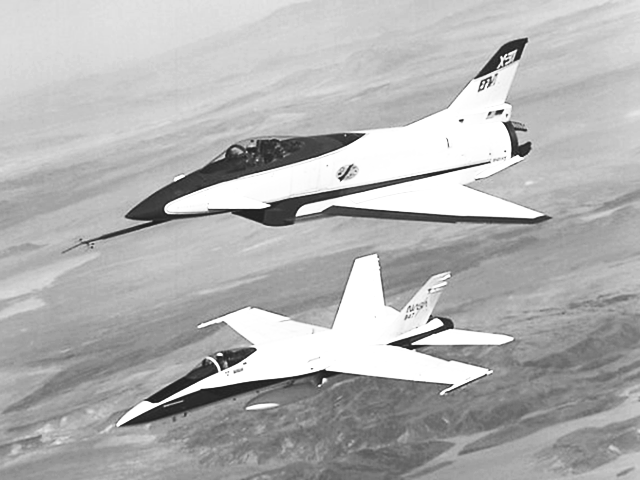
#> input picture Imagens/aviaoAltoContraste.tif, 640 x 480 px
$ python histograma.py
#> lines starting #> are read from the running program, lines starting #| are printed output that depends on the picture
import cv2 #opencv
from matplotlib import pyplot as plt
from pathlib import Path

caminhoDiretorio = Path('Imagens')

nomeImagens = ['aviaoAltoContraste.tif','aviaoBaixoContraste.tif','aviaoClara.tif','aviaoEscuro.tif']
nomeJanelas = ['Alto contraste','Baixo contraste','Imagem clara','Imagem escura']
imagem = []

for n in range(0,len(nomeJanelas)):
    imagem.append(cv2.imread(str(caminhoDiretorio / nomeImagens[n])))

# Calculate histogram with mask and without mask
# Check third argument for mask
histAlto =   cv2.calcHist(imagem[0],[0],None,[256],[0,255])
histBaixo =  cv2.calcHist(imagem[1],[0],None,[256],[0,255])
histClara =  cv2.calcHist(imagem[2],[0],None,[256],[0,255])
histEscura = cv2.calcHist(imagem[3],[0],None,[256],[0,255])
plt.subplot(241, title = 'Alto contraste'), plt.imshow(imagem[0], 'gray')
plt.subplot(242, title = 'Baixo contraste'), plt.imshow(imagem[1], 'gray')
plt.subplot(243, title = 'Imagem clara'), plt.imshow(imagem[2], 'gray')
plt.subplot(244, title = 'Imagem escura'), plt.imshow(imagem[3], 'gray')
plt.subplot(245, title = 'Hist. alto contraste'), plt.plot(histAlto)
plt.subplot(246, title = 'Hist. baixo contraste'), plt.plot(histBaixo)
plt.subplot(247, title = 'Hist. imagem clara'), plt.plot(histClara)
plt.subplot(248, title = 'Hist. imagem escura'), plt.plot(histEscura)
plt.show()
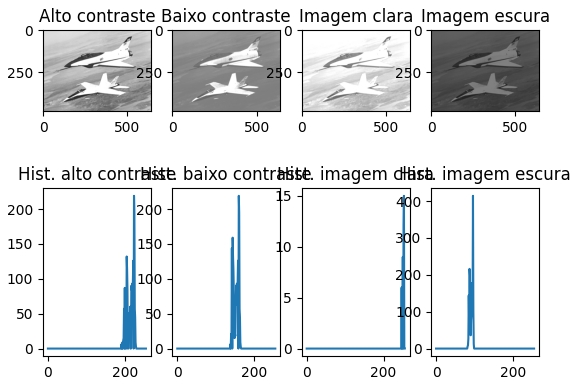
#> figure drawn by matplotlib, 8 panels; panel 5: curve peaks at x = 224, y = 219; panel 6: curve peaks at x = 160, y = 219; panel 7: curve peaks at x = 253, y = 15; panel 8: curve peaks at x = 96, y = 414

cv2.waitKey()
cv2.destroyAllWindows()
